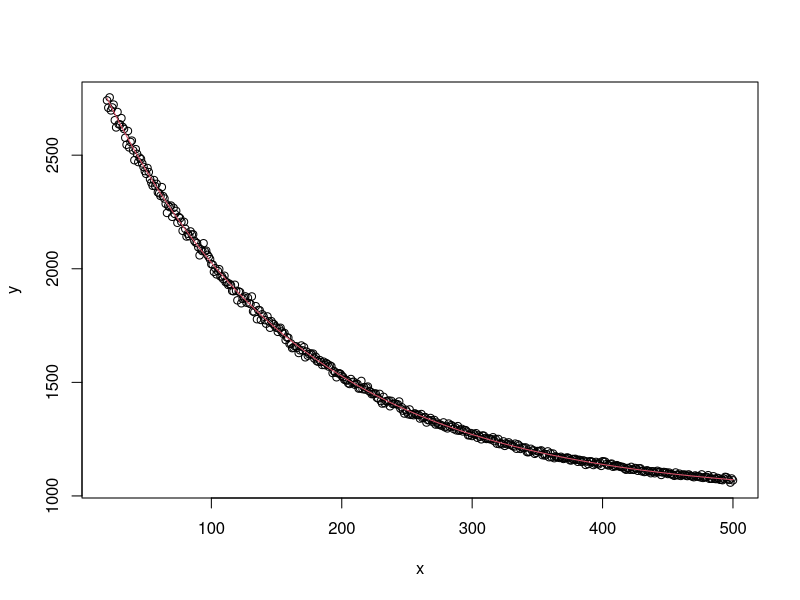

Write R code to recreate this figure. (Note: this script raises an error after producing the figure.)
# Generate synthetic datasets for FitOCT

x  = 20:500
a  = 1000
b  = 2000
l0 = 150
s  = 0.5       # Noise factor

# Mono-exponential ####
y0 = a + b*exp(-x/l0)
y = y0 + rnorm(length(x), 0,s*sqrt(y0-a+1))

plot(x,y)
lines(x,y0,col=2)

write.csv(cbind(x,y),file = 'DataSynth/monoExp/Courbe.csv',
          row.names = FALSE)


# Sinc-Modulated exponential ####
m  = 10 * sin(x/50) / x
y1 =  a + b*exp(-x/(l0*(1+m)))
y = y1 + rnorm(length(x), 0, s*sqrt(y0-a+1))

plot(x,y,pch=20)
lines(x,y1,col=4,lwd=2)
lines(x,y0,col=2,lwd=2)

write.csv(cbind(x,y),file = 'DataSynth/sincExp/Courbe.csv',
          row.names = FALSE)
write.csv(cbind(x,m),file = 'DataSynth/sincExp/Modulation.csv',
          row.names = FALSE)

# Sinc-Modulated exponential ####
m  = 10 * sin(x/25) / x
y1 =  a + b*exp(-x/(l0*(1+m)))
y = y1 + rnorm(length(x), 0, s*sqrt(y0-a+1))

plot(x,y,pch=20)
lines(x,y1,col=4,lwd=2)
lines(x,y0,col=2,lwd=2)

write.csv(cbind(x,y),file = 'DataSynth/sincExp1/Courbe.csv',
          row.names = FALSE)
write.csv(cbind(x,m),file = 'DataSynth/sincExp1/Modulation.csv',
          row.names = FALSE)

# Sinc-Modulated exponential ####
m  = 10 * sin(x/75) / x
y1 =  a + b*exp(-x/(l0*(1+m)))
y = y1 + rnorm(length(x), 0, s*sqrt(y0-a+1))

plot(x,y,pch=20)
lines(x,y1,col=4,lwd=2)
lines(x,y0,col=2,lwd=2)

write.csv(cbind(x,y),file = 'DataSynth/sincExp2/Courbe.csv',
          row.names = FALSE)
write.csv(cbind(x,m),file = 'DataSynth/sincExp2/Modulation.csv',
          row.names = FALSE)

# Sinc-Modulated exponential: Shot ####
m  = 1 * sin((x-250)/20) / (x-250+0.1) ; plot(x,m)
y1 =  a + b*exp(-x/(l0*(1+m)))
y = y1 + rnorm(length(x), 0, s*sqrt(y0-a+1))

plot(x,y,pch=20)
lines(x,y1,col=4,lwd=2)
lines(x,y0,col=2,lwd=2)

write.csv(cbind(x,y),file = 'DataSynth/sincExp3/Courbe.csv',
          row.names = FALSE)
write.csv(cbind(x,m),file = 'DataSynth/sincExp3/Modulation.csv',
          row.names = FALSE)
